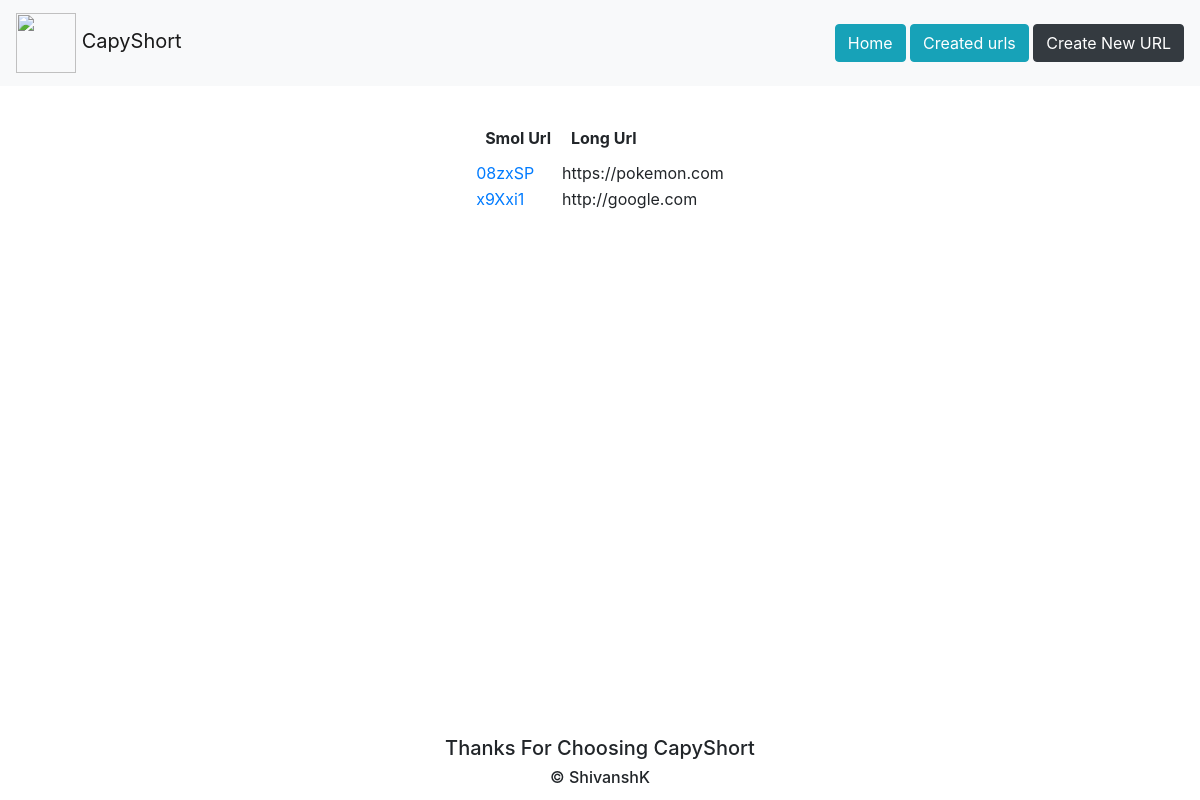
The app's page /createdUrls/, older data.
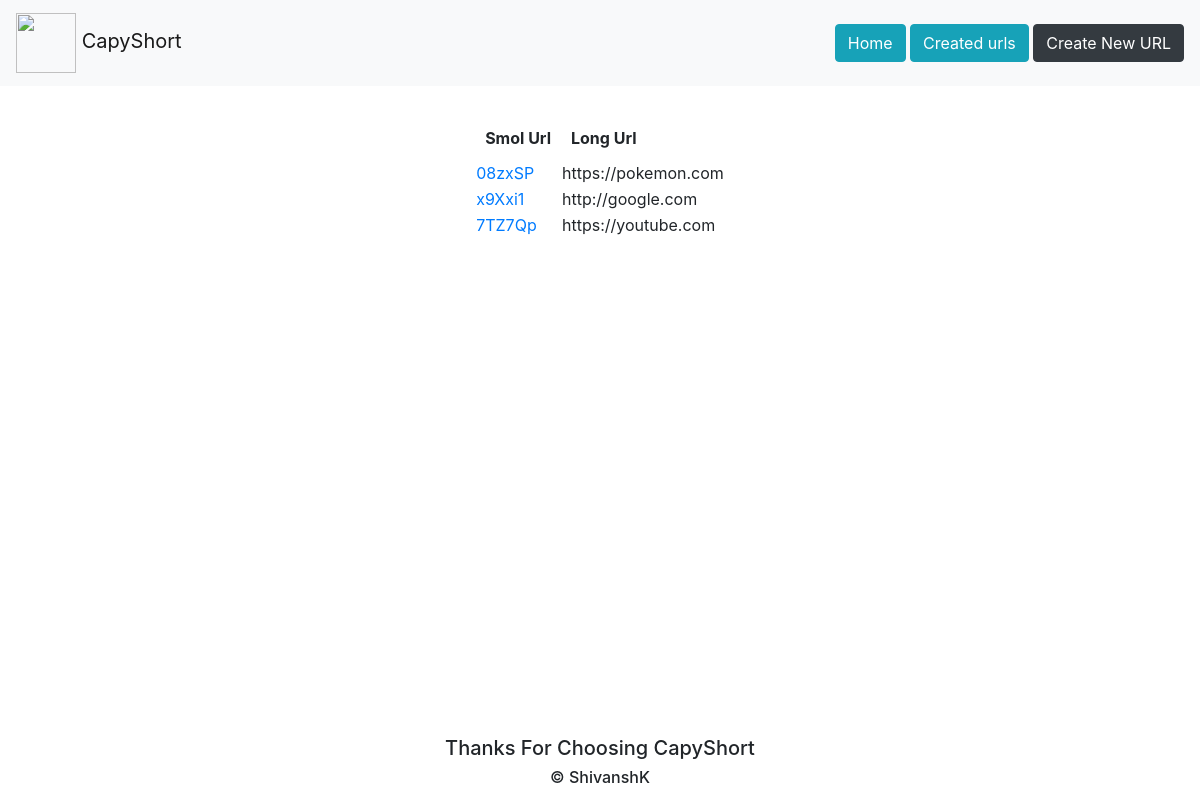
The same page, newer data.
### urlshortner/models.py (models this page shows, shortened)
class ShortURL(models.Model):
    original_url = models.URLField(max_length=700,validators=[OptionalSchemeURLValidator()])
    short_url = models.CharField(max_length=100)
    time_date_created = models.DateTimeField()

### urlshortner/views.py (the view)
# urls.py: path('createdUrls/',fetch_created_urls,name='fetcjurls')
def fetch_created_urls(request):
    q=ShortURL.objects.all()
    return render(request,'showTables.html',{'url_list':q,'base':str(settings.BASE_URL)})

### templates/showTables.html
{% extends 'base.html' %}
{% block content %}
{% if url_list %}
<div style="display:flex;justify-content:center;align-items:center;margin-top:30px">
    <table style="padding:10px">
        <tr>
            <th style="text-align:left;padding:10px">Smol Url</th>
            <th style="text-align:left;padding:10px">Long Url</th>
        </tr>
    {% for iter_url in url_list %}
    <tr>
        <td><a href="{{ base }}{{ iter_url.short_url }}">{{ iter_url.short_url }}</a></td>
        <td><div href="{{ iter_url.original_url }}">{{ iter_url.original_url }}</div></td>
    </tr>
    {% endfor %}
    </table>
    {% else %}
    <p>No urls are available.</p>
    {% endif %}
    <br>
</div>
{% endblock content %}

### templates/base.html (shortened to what this page needs)
<!DOCTYPE html>
<html lang="en">
<head>
</head>
<body id = "bg">
    <div id="page-container">
        <div id="content-wrap">
            <nav class="navbar navbar-light bg-light">
                <a class="navbar-brand" href="/">
                    <img src="https://imgs.search.brave.com/a7DfgCuj9f_LW5yVd0Xvn6U97Ned4YD9wpNAeESHCM4/rs:fit:860:0:0/g:ce/aHR0cHM6Ly90My5m/dGNkbi5uZXQvanBn/LzAyLzM2LzM2LzMy/LzM2MF9GXzIzNjM2/MzI2N19XNkVUU1Vj/MUMwM1FwNWxtNnRz/UFhjaHlZVGxUWDhj/dC5qcGc" width="60"
                        height="60" alt="" loading="lazy">
                    CapyShort
                </a>
                <span>
                    <a href="/"><button type="button" class="btn btn-info">Home</button></a>
                    <a href="/createdUrls/"><button type="button" class="btn btn-info">Created urls</button></a>
                    <a href="/create/"><button type="button" class="btn btn-dark">Create New URL</button></a>
                </span>
            </nav>
            {% block content %}
            {% endblock content %}
        </div>
        <footer id="footer">
            <center>
                <h5>Thanks For Choosing CapyShort <a></a></h3>
                    <h6>&copy ShivanshK</h4>
            </center>
        </footer>
    </div>
    <link rel="stylesheet" href="https://stackpath.bootstrapcdn.com/bootstrap/4.5.2/css/bootstrap.min.css"
>
</body>
</html>

### templates/base.html (style rules this page uses)
#page-container { position: relative; min-height: 100vh; }
#content-wrap { padding-bottom: 2.5rem; }
#footer { position: absolute; bottom: 0; width: 100%; height: 4.0rem; }

Row changes from the older to the newer data that the page shows:
added ShortURL: short_url "7TZ7Qp", original_url "https://youtube.com"
